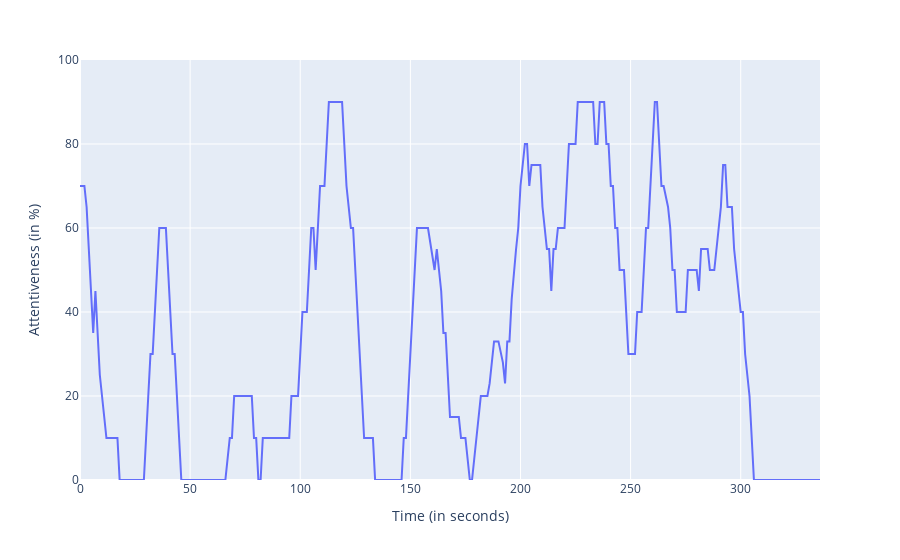

This figure's notebook cell:
### Markdown cell above
## Showing the results

### Code cell
roll = 10
fig = plot_attention_curve(attention_df, roll)
fig.show()

### Figure 1 — Plotly figure (JSON) as saved in the notebook; plotly's stock layout.template omitted (floating-point values rounded to 4 significant figures; data arrays with more than 128 entries replaced by an {"elided": "..."} marker saying what was removed)
{"data": [{"hovertemplate": "Time (in seconds)=%{x}<br>Attentiveness (in %)=%{y}<extra></extra>", "legendgroup": "", "line": {"color": "#636efa", "dash": "solid"}, "marker": {"symbol": "circle"}, "mode": "lines", "name": "", "orientation": "v", "showlegend": false, "type": "scatter", "x": {"elided": "297 int values"}, "xaxis": "x", "y": {"elided": "297 int values"}, "yaxis": "y"}], "layout": {"legend": {"tracegroupgap": 0}, "margin": {"t": 60}, "xaxis": {"anchor": "y", "domain": [0, 1], "range": [0, 336], "title": {"text": "Time (in seconds)"}}, "yaxis": {"anchor": "x", "domain": [0, 1], "range": [0, 100], "title": {"text": "Attentiveness (in %)"}}}}
